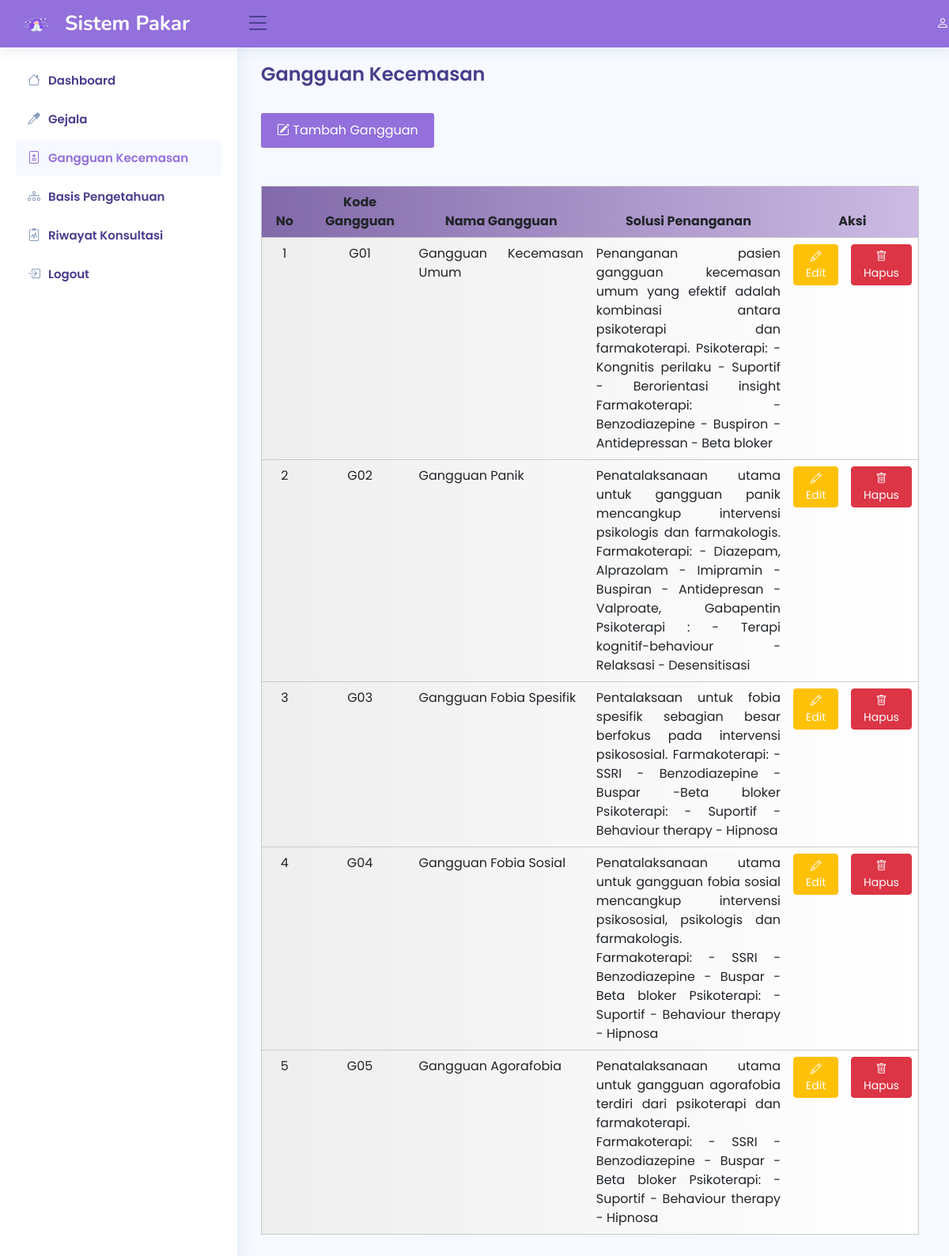
The app's page /admin/penyakit/penyakit.php with its own data.
### tables this page shows
CREATE TABLE `gangguan` (
  `kode_gangguan` char(5) NOT NULL,
  `nama_gangguan` varchar(100) NOT NULL,
  `solusi` text NOT NULL
);

### admin/penyakit/penyakit.php (the view, shortened to what this page needs)
<!DOCTYPE html>
<html lang="en">
<head>
  <link href="../../assets/vendor/bootstrap/css/bootstrap.min.css" rel="stylesheet">
  <link rel="stylesheet" href="https://cdn.jsdelivr.net/npm/bootstrap-icons@1.10.2/font/bootstrap-icons.css">
  <link href="../../assets/vendor/boxicons/css/boxicons.min.css" rel="stylesheet">
  <link href="../../assets/vendor/quill/quill.snow.css" rel="stylesheet">
  <link href="../../assets/vendor/quill/quill.bubble.css" rel="stylesheet">
  <link href="../../assets/vendor/remixicon/remixicon.css" rel="stylesheet">
  <link href="../../assets/vendor/simple-datatables/style.css" rel="stylesheet">
  <link rel="stylesheet" href="https://cdn.datatables.net/1.12.1/css/jquery.dataTables.min.css">
  <link href="../../assets/css/style.css" rel="stylesheet">
</head>
<body>
  <header id="header" class="header fixed-top d-flex align-items-center" style="background-color: #9370db;">
    <div class="d-flex align-items-center justify-content-between">
      <a href="index.php" class="logo d-flex align-items-center">
        <img src="../../assets/img/gambar-logo.png" alt="logo" width="20%">
        <span class="d-none d-lg-block" style="color: #fff;">Sistem Pakar</span>
      </a>
      <i class="bi bi-list toggle-sidebar-btn"></i>
    </div>
    <div class="d-flex align-items-center justify-content-md-end" style="width: 73%;">
      <a href="#" class="nav-link nav-link-lg nav-link-user">
          <div class="d-sm-none d-lg-inline-block" style="color: #fff;"><b><i class="bi bi-person"></i> <?php echo $nama; ?></b></div>
      </a>
    </div>
  </header>
  <aside id="sidebar" class="sidebar">
    <ul class="sidebar-nav" id="sidebar-nav">
      <li class="nav-item">
        <a class="nav-link collapsed" href="../index.php">
          <i class="bi bi-house"></i>
          <span>Dashboard</span>
        </a>
      </li>
      <li class="nav-item">
        <a class="nav-link collapsed" href="../gejala/gejala.php">
          <i class="bi bi-eyedropper"></i>
          <span>Gejala</span>
        </a>
      </li>
      <li class="nav-item">
        <a class="nav-link" href="../penyakit/penyakit.php">
          <i class="bi bi-file-medical"></i>
          <span>Gangguan Kecemasan</span>
        </a>
      </li>
      <li class="nav-item">
        <a class="nav-link collapsed" href="../rules/rules.php">
          <i class="bi bi-diagram-3"></i>
          <span>Basis Pengetahuan</span>
        </a>
      </li>
      <li class="nav-item">
        <a class="nav-link collapsed" href="../pasien/pasien.php">
          <i class="bi bi-clipboard2-pulse"></i>
          <span>Riwayat Konsultasi</span>
        </a>
      </li>
      <li class="nav-item">
        <a class="nav-link collapsed" href="javascript:;" data-bs-toggle="modal" data-bs-target="#logoutmodal">
          <i class="bi bi-box-arrow-in-right"></i>
          <span>Logout</span>
        </a>
      </li>
    </ul>
  </aside>
  <main id="main" class="main">
    <div class="pagetitle">
      <h1>Gangguan Kecemasan</h1>
    </div>
<br>
    <section>
      <div class="row">
        <div class="col-md-12">
          <a href="tambahpenyakit.php" class="tambah" type="button"><i class="bi bi-pencil-square"></i>  Tambah Gangguan</a>
<br><br><br>
          <div class="table-responsive">
            <table class="table table-hover">
              <thead class="th">
                <tr>
                  <th>No</th>
                  <th style="width: 16%">Kode Gangguan</th>
                  <th style="width: 27%">Nama Gangguan</th>
                  <th style="width: 30%">Solusi Penanganan</th>
                  <th colspan="2" style="width: 20%">Aksi<input type="hidden" id="texthapus"></th>
                </tr>
              </thead>
              <tbody>
                <?php
                include "../koneksi.php";
                $sql = "SELECT * FROM gangguan  ORDER BY kode_gangguan";
                $qry = mysqli_query($koneksi, $sql) or die("SQL Error" . mysqli_error($koneksi));
                $no = 0;
                while ($data = mysqli_fetch_array($qry)) {
                  $no++;
                ?>
                  <tr>
                    <td><?php echo $no; ?></td>
                    <td><?php echo $data['kode_gangguan']; ?></td>
                    <td align=justify><?php echo $data['nama_gangguan']; ?></td>
                    <td align=justify><?php echo $data['solusi']; ?></td>
                    <td><a href="./editpenyakit.php?kdubah=<?php echo $data['kode_gangguan']; ?>" class="btn btn-warning btn-sm" style="color: white;"><i class="bi bi-pencil"></i> Edit</a></td>
                    <td><a onClick="return HapusData('<?php echo $data['kode_gangguan']; ?>');" class="btn btn-danger btn-sm" data-bs-toggle="modal" data-bs-target="#hapusmodal"><i class="bi bi-trash"></i> Hapus</a>
                    </td>
                  </tr><?php } ?>
              </tbody>
            </table>
          </div>
        </div>
      </div>
    </section>
  </main>
</body>
</html>

### assets/css/style.css (style rules this page uses)
:root { scroll-behavior: smooth; }
body { font-family: "Poppins", sans-serif; background: #f6f9ff; color: #444444; }
a { color: #9370db; text-decoration: none; }
.tambah { color: #9370db; text-decoration: none; }
span { font-family: "Poppins", sans-serif; }
h1, h2, h3, h4, h5, h6 { font-family: "Poppins", sans-serif; }
#main { margin-top: 60px; padding: 20px 30px; transition: all 0.3s; }
.pagetitle { margin-bottom: 10px; }
.pagetitle h1 { font-size: 24px; margin-bottom: 0; font-weight: 600; color: #483d8b; }
.logo { line-height: 1; }
@media (min-width: 1200px) { .logo { width: 280px; } }
.logo img { max-height: 26px; margin-right: 6px; }
.logo span { font-size: 26px; font-weight: 700; color: #483d8b; font-family: "Nunito", sans-serif; }
.header { transition: all 0.5s; z-index: 997; height: 60px; box-shadow: 0px 2px 20px rgba(1, 41, 112, 0.1); background-color: #fff; padding-left: 20px; }
.header .toggle-sidebar-btn { font-size: 32px; padding-left: 10px; cursor: pointer; color: #483d8b; }
.sidebar { position: fixed; top: 60px; left: 0; bottom: 0; width: 300px; z-index: 996; transition: all 0.3s; padding: 20px; overflow-y: auto; scrollbar-width: thin; scrollbar-color: #aab7cf transparent; box-shadow: 0px 0px 20px rgba(1, 41, 112, 0.1); background-color: #fff; }
@media (min-width: 1200px) { #main, #footer { margin-left: 300px; } }
.sidebar-nav { padding: 0; margin: 0; list-style: none; }
.sidebar-nav li { padding: 0; margin: 0; list-style: none; }
.sidebar-nav .nav-item { margin-bottom: 5px; }
.sidebar-nav .nav-link { display: flex; align-items: center; font-size: 15px; font-weight: 600; color: #9370db; transition: 0.3; background: #f6f9ff; padding: 10px 15px; border-radius: 4px; }
.sidebar-nav .nav-link i { font-size: 16px; margin-right: 10px; color: #9370db; }
.sidebar-nav .nav-link.collapsed { color: #483d8b; background: #fff; }
.sidebar-nav .nav-link.collapsed i { color: #899bbd; }

### admin/penyakit/penyakit.php (style rules this page uses)
.table { width: 99%; background: linear-gradient(to left, #FFF, #EEE); border: 1px solid #CCC; border-radius: 5px 5px; padding: 3px 3px 3px 5px; text-align: center; }
.th { background: linear-gradient(to right, #8269aa, #ccbbe4); text-align: center; }
.tambah { background-color: #9370db; border: none; color: white; padding: 10px 20px; border-radius: 3px; }

### records on screen
gangguan: kode_gangguan "G01", nama_gangguan "Gangguan Kecemasan Umum", solusi "Penanganan pasien gangguan kecemasan umum yang efektif adalah kombinasi antara psikoterapi dan farmakoterapi. Psikoterapi: - Kongnitis perilaku - Suportif - Berorientasi insight Farmakoterapi: - Benzodiazepine - Buspiron - Antidepressan - Beta bloker"
gangguan: kode_gangguan "G02", nama_gangguan "Gangguan Panik", solusi "Penatalaksanaan utama untuk gangguan panik mencangkup intervensi psikologis dan farmakologis. Farmakoterapi: - Diazepam, Alprazolam - Imipramin - Buspiran - Antidepresan - Valproate, Gabapentin Psikoterapi : - Terapi kognitif-behaviour - Relaksasi - Desensitisasi"
gangguan: kode_gangguan "G03", nama_gangguan "Gangguan Fobia Spesifik", solusi "Pentalaksaan untuk fobia spesifik sebagian besar berfokus pada intervensi psikososial. Farmakoterapi: - SSRI - Benzodiazepine - Buspar -Beta bloker Psikoterapi: - Suportif - Behaviour therapy - Hipnosa"
gangguan: kode_gangguan "G04", nama_gangguan "Gangguan Fobia Sosial", solusi "Penatalaksanaan utama untuk gangguan fobia sosial mencangkup intervensi psikososial, psikologis dan farmakologis. Farmakoterapi: - SSRI - Benzodiazepine - Buspar - Beta bloker Psikoterapi: - Suportif - Behaviour therapy - Hipnosa"
gangguan: kode_gangguan "G05", nama_gangguan "Gangguan Agorafobia", solusi "Penatalaksanaan utama untuk gangguan agorafobia terdiri dari psikoterapi dan farmakoterapi. Farmakoterapi: - SSRI - Benzodiazepine - Buspar - Beta bloker Psikoterapi: - Suportif - Behaviour therapy - Hipnosa"
